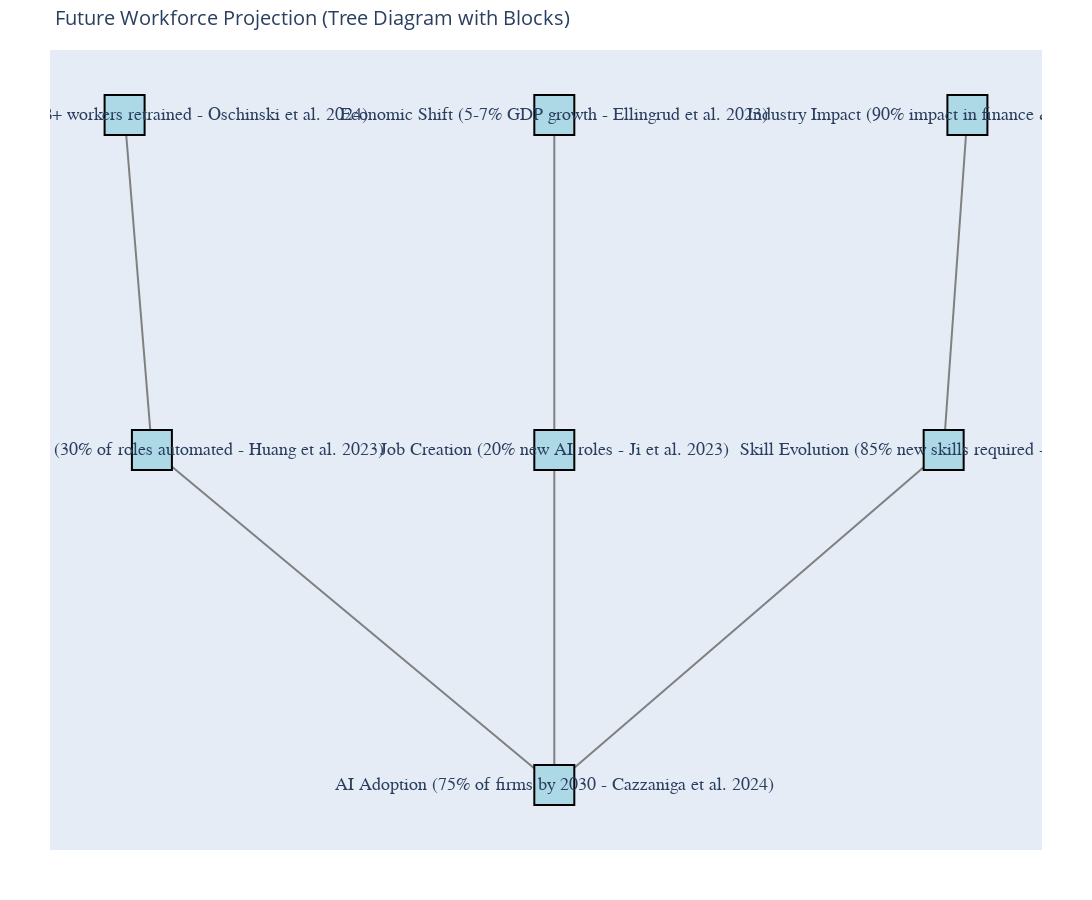

Notebook cell for this chart:
### Code cell
import networkx as nx
import plotly.graph_objects as go

# Define the graph
G = nx.DiGraph()

# Nodes with labels
nodes = {
    "AI Adoption": "AI Adoption\n(75% of firms\nby 2030 - Cazzaniga et al. 2024)",
    "Job Displacement": "Job Displacement\n(30% of roles\nautomated - Huang et al. 2023)",
    "Job Creation": "Job Creation\n(20% new\nAI roles - Ji et al. 2023)",
    "Skill Evolution": "Skill Evolution\n(85% new\nskills required - Laukes 2024)",
    "Industry Impact": "Industry Impact\n(90% impact\nin finance & tech - Rane 2023)",
    "Economic Shift": "Economic Shift\n(5-7% GDP\ngrowth - Ellingrud et al. 2023)",
    "Reskilling Demand": "Reskilling Demand\n(1B+ workers\nretrained - Oschinski et al. 2024)"
}

# Add nodes
for node in nodes:
    G.add_node(node, label=nodes[node])

# Define edges to form a tree structure
edges = [
    ("AI Adoption", "Job Displacement"),
    ("AI Adoption", "Job Creation"),
    ("AI Adoption", "Skill Evolution"),
    ("Job Displacement", "Reskilling Demand"),
    ("Job Creation", "Economic Shift"),
    ("Skill Evolution", "Industry Impact")
]
G.add_edges_from(edges)

# Generate a tree layout
pos = nx.drawing.nx_agraph.graphviz_layout(G, prog="dot")

# Scale positions to prevent overlap
scale_factor = 2.5
for key in pos:
    pos[key] = (pos[key][0] * scale_factor, -pos[key][1] * scale_factor)

# Extract edge positions
edge_x, edge_y = [], []
for edge in edges:
    x0, y0 = pos[edge[0]]
    x1, y1 = pos[edge[1]]
    edge_x += [x0, x1, None]
    edge_y += [y0, y1, None]

edge_trace = go.Scatter(
    x=edge_x, y=edge_y,
    line=dict(width=2, color="gray"),
    mode="lines",
    hoverinfo="none"
)

# Extract node positions and text
node_x, node_y, node_text = [], [], []
for node in nodes:
    x, y = pos[node]
    node_x.append(x)
    node_y.append(y)
    node_text.append(nodes[node])

# Create node trace with rectangular blocks
node_trace = go.Scatter(
    x=node_x, y=node_y,
    mode="markers+text",
    text=node_text, textposition="middle center",
    marker=dict(size=40, symbol="square", color="lightblue", line=dict(width=2, color="black")),
    hoverinfo="text",
    textfont=dict(size=18, family="Arial Bold")
)

# Create figure
fig = go.Figure(data=[edge_trace, node_trace])
fig.update_layout(
    title="Future Workforce Projection (Tree Diagram with Blocks)",
    title_font_size=20,
    showlegend=False,
    hovermode="closest",
    margin=dict(t=50, b=50, l=50, r=50),
    xaxis=dict(showgrid=False, zeroline=False, showticklabels=False),
    yaxis=dict(showgrid=False, zeroline=False, showticklabels=False),
    width=1200, height=900
)

# Show interactive graph
fig.show()

### Figure 1 — Plotly figure (JSON) as saved in the notebook; plotly's stock layout.template omitted (floating-point values rounded to 4 significant figures)
{"data": [{"hoverinfo": "none", "line": {"color": "gray", "width": 2}, "mode": "lines", "type": "scatter", "x": [1350.0, 503.0, null, 1350.0, 1350.0, null, 1350.0, 2170.0, null, 503.0, 445.5, null, 1350.0, 1350.0, null, 2170.0, 2220.0, null], "y": [-648.5, -371.1, null, -648.5, -371.1, null, -648.5, -371.1, null, -371.1, -93.69, null, -371.1, -93.69, null, -371.1, -93.69, null]}, {"hoverinfo": "text", "marker": {"color": "lightblue", "line": {"color": "black", "width": 2}, "size": 40, "symbol": "square"}, "mode": "markers+text", "text": ["AI Adoption\n(75% of firms\nby 2030 - Cazzaniga et al. 2024)", "Job Displacement\n(30% of roles\nautomated - Huang et al. 2023)", "Job Creation\n(20% new\nAI roles - Ji et al. 2023)", "Skill Evolution\n(85% new\nskills required - Laukes 2024)", "Industry Impact\n(90% impact\nin finance & tech - Rane 2023)", "Economic Shift\n(5-7% GDP\ngrowth - Ellingrud et al. 2023)", "Reskilling Demand\n(1B+ workers\nretrained - Oschinski et al. 2024)"], "textfont": {"family": "Arial Bold", "size": 18}, "textposition": "middle center", "type": "scatter", "x": [1350.0, 503.0, 1350.0, 2170.0, 2220.0, 1350.0, 445.5], "y": [-648.5, -371.1, -371.1, -371.1, -93.69, -93.69, -93.69]}], "layout": {"height": 900, "hovermode": "closest", "margin": {"b": 50, "l": 50, "r": 50, "t": 50}, "showlegend": false, "title": {"font": {"size": 20}, "text": "Future Workforce Projection (Tree Diagram with Blocks)"}, "width": 1200, "xaxis": {"autorange": true, "range": [294.4, 2372.0], "showgrid": false, "showticklabels": false, "type": "linear", "zeroline": false}, "yaxis": {"autorange": true, "range": [-702.3, -39.87], "showgrid": false, "showticklabels": false, "type": "linear", "zeroline": false}}}
